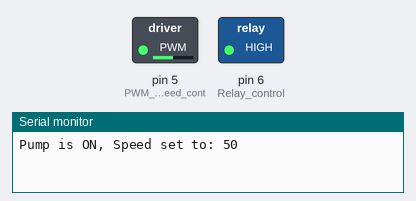
The sketch below on a simulated Arduino Uno, built with avr-gcc and run on an emulated ATmega328P. Parts: switched loads named in the sketch (green lamp = pin HIGH), the last lines printed to the serial monitor.

Above: at 0.05 s.
At 7.05 s:
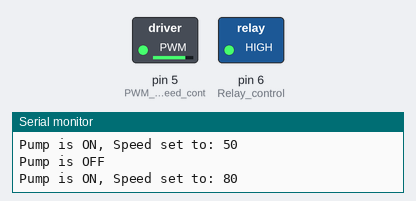
At 13.95 s:
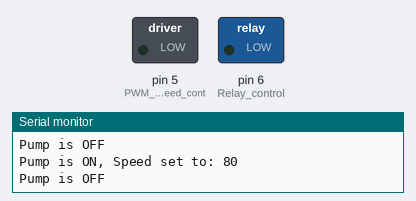
Timing chart, 0 to 18.2 s (numbered marks = the images above):
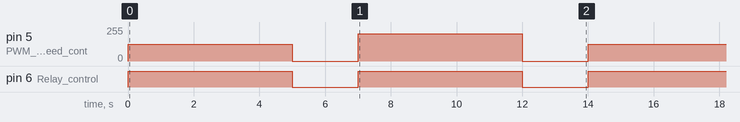

Measured:
- by itself, pin 5 (PWM_output_for_speed_cont): repeats every 14.0 s: 0/255 2.0 s, 204/255 5.0 s, 0/255 2.0 s, 127/255 5.0 s
- by itself, pin 6 (Relay_control): alternates HIGH for 5.0 s and LOW for 2.0 s

The sketch:

Air_pump_relay.ino
```cpp
// This Arduino sketch configures PWM output to control a DC motor pump using a PW1VA01 module (PWM to Voltage converter),
// and controls a relay to power the motor setup. The PWM module converts PWM signals to a 0-5V output
// and is powered by 12V. It connects to the Arduino via pin 5.
// The relay controlling the power supply to the motor speed controller is connected to pin 6.

// Function to control the pump with on/off and speed settings
void controlPump(bool pumpOn, int speedPercentage) {
  if (pumpOn && speedPercentage >= 10 && speedPercentage <= 100) {
    // Map the speed percentage from 10-100% to PWM values 26-255
    int pwmValue = map(speedPercentage, 10, 100, 26, 255);
    analogWrite(5, pwmValue);  // Set the speed
    digitalWrite(6, HIGH);     // Turn on the relay to power the pump
    Serial.print("Pump is ON, Speed set to: ");
    Serial.println(speedPercentage);
  } else {
    analogWrite(5, 0);         // Set speed to 0
    digitalWrite(6, LOW);      // Turn off the relay to power down the pump
    Serial.println("Pump is OFF");
  }
}

void setup() {
  Serial.begin(115200);
  pinMode(5, OUTPUT); // PWM output for speed control
  pinMode(6, OUTPUT); // Relay control
}

void loop() {
  // Example usage of the controlPump function
  controlPump(true, 50);  // Turn the pump on at 50% speed
  delay(5000);            // Run for 5 seconds
  controlPump(false, 0);  // Turn the pump off
  delay(2000);            // Off for 2 seconds
  controlPump(true, 80);  // Turn the pump on at 80% speed
  delay(5000);            // Run for 5 seconds
  controlPump(false, 0);  // Turn the pump off
  delay(2000);            // Off for 2 seconds
}
```
